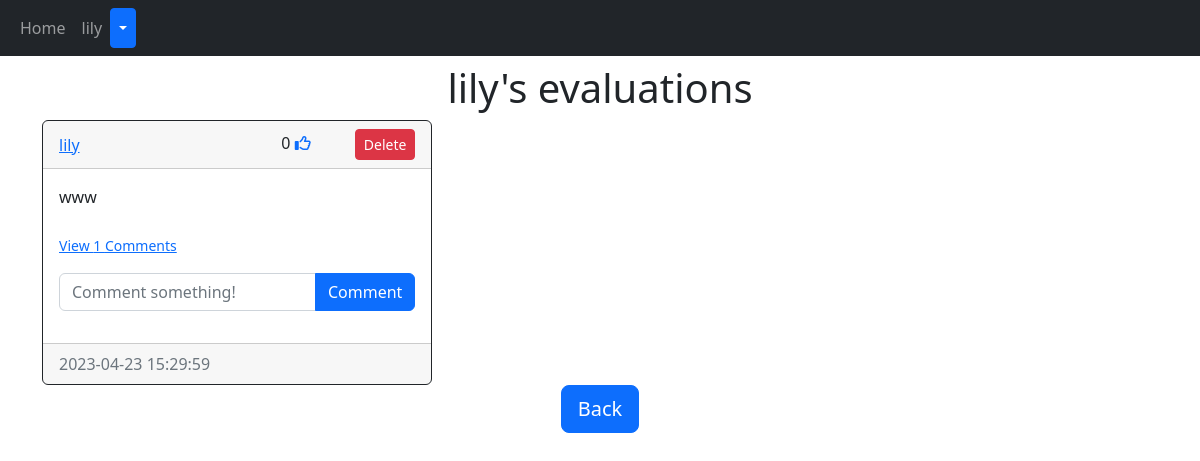
/posts/lily (signed in), run on an earlier commit of the app's database.
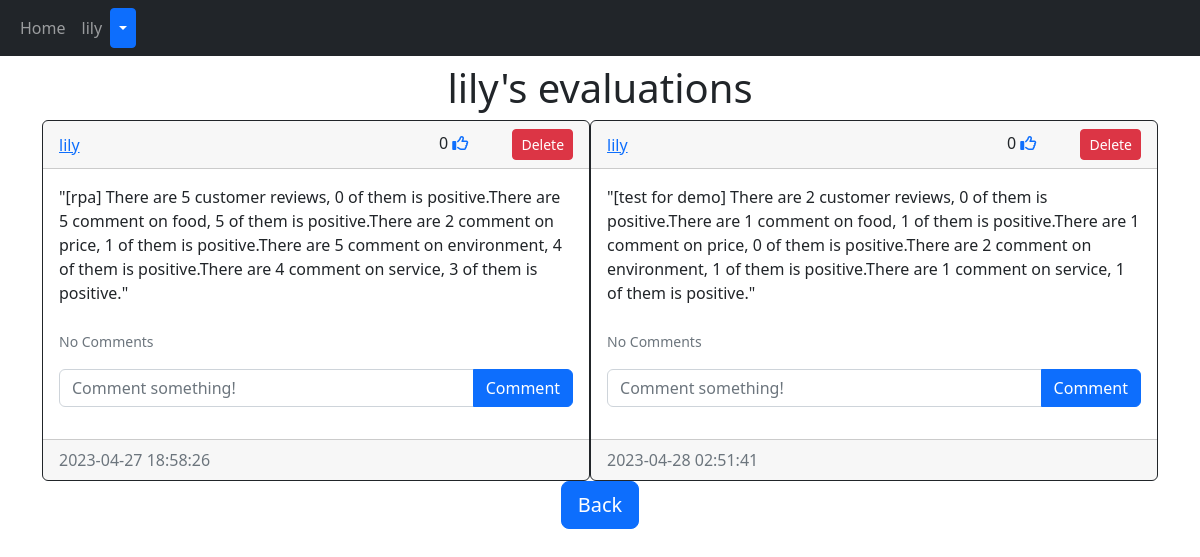
And on a later commit of the database.
### application/models.py (models this page shows)
class User(db.Model, UserMixin):
    id = db.Column(db.Integer,primary_key=True)
    email = db.Column(db.String(150),unique=True)
    username = db.Column(db.String(150),unique=True)
    password = db.Column(db.String(150))
    date_created = db.Column(db.DateTime(timezone=True),default=func.now())
    posts =  db.relationship("Post", backref="user",cascade="all, delete")
    comments =  db.relationship("Comment", backref="user",cascade="all, delete")
    likes =  db.relationship("Like", backref="user",cascade="all, delete")
    followers = db.relationship("Follower", foreign_keys=[Follower.user_id], backref="followed_user", lazy="dynamic")
    following = db.relationship("Follower", foreign_keys=[Follower.follower_id], backref="follower", lazy="dynamic")

class Post(db.Model):
    id = db.Column(db.Integer,primary_key=True)
    text =db.Column(db.Text,nullable=False)
    date_created = db.Column(db.DateTime(timezone=True),default=func.now())
    author = db.Column(db.Integer,db.ForeignKey('user.id'),nullable = False)
    comments =  db.relationship("Comment", backref="post",cascade="all, delete")
    likes =  db.relationship("Like", backref="post",cascade="all, delete")

### application/views.py (the view)
@views.route("/posts/<username>")
@login_required
def post(username):
    user = User.query.filter_by(username=username).first()
    if not user:
        flash("No with that username exist", category="error")
        redirect(url_for('views.home'))
    posts = user.posts
    user_id = user.id
    following = Follower.query.filter_by(
        user_id=user.id, follower_id=current_user.id).first()
    return render_template("posts.html", user=current_user, posts=posts, username=username, User=User, following=following, user_id=user_id)

### app.py (called while the page is built)
def create_app():
    app = Flask(__name__)
    app.config['SECRET_KEY'] = "perfetchworld"
    app.config['SQLALCHEMY_DATABASE_URI'] = "sqlite:///database.db"
    app.config['SQLALCHEMY_TRACK_MODIFICATIONS'] = False
    db.init_app(app)
    app.app_context().push()
    app.register_blueprint(views,url_prefix="/")
    app.register_blueprint(authentication,url_prefix="/")
    create_database(app)
    login_manager = LoginManager()
    login_manager.login_view = "authentication.log_in"
    login_manager.init_app(app)
    @login_manager.user_loader
    def load_user(id):
        return User.query.get(int(id))
    return app

### templates/posts.html (shortened to what this page needs)
{% extends "posts_div.html" %}
{% block header %}
<h1 align="center">{{ username }}'s evaluations</h1>
<div style="
display: flex;
justify-content: space-betw
</div>
{% endblock %}
{% block footer %}
<div align="center">
    <a href="\home"><button type="button" class="btn btn-primary btn-lg">Back</button></a>
</div>
{% endblock %}

### templates/posts_div.html (shortened to what this page needs)
{% extends "nav.html" %} {% block title %}Hotel comments analysis{% endblock %} {% block content
%}
<h1 align="center">{% block header %}Hotel comments analysis{% endblock %}</h1>
<div id="posts">
  {% for post in posts %}
  <div class="card border-dark">
    <div class="card-header d-flex justify-content-between align-items-center">
      <a href="/posts/{{post.user.username}}">{{post.user.username}}</a>
      <div>
        {{post.likes|length}}
        <a href="/like-post/{{post.id}}"><i class="fa-regular fa-thumbs-up"></i></a>
        {% if user.id == post.author %}
        <div class="btn-group" style="margin-left: 40PX;">
          <a href="/delete-post/{{post.id}}"><button type="button" class="btn btn-sm btn-danger" > Delete</button></a>
        </div>
        {% endif %}
      </div>
    </div>
    <div class="card-body">
      <div class="card-text">{{post.text}}</div>
      <br />
      <p class="card-text">
        {% if post.comments|length > 0 %}
        <a data-bs-toggle="collapse" href="#comments-{{post.id}}" role="button">
          <small>View {{post.comments|length}} Comments</small>
        </a>
        {% else %}
        <small class="text-muted">No Comments</small>
        {% endif %}
      </p>
      <form class="input-group mb-3" method="POST" action="/create-comment/{{post.id}}">
        <input type="text" id="text" name="text" class="form-control" placeholder="Comment something!" />
        <button type="submit" class="btn btn-primary">Comment</button>
      </form>
    </div>
    <div class="card-footer text-muted">{{post.date_created}}</div>
  </div>
  <br />{% endfor %}
</div>
{% block footer %}{% endblock %} {% endblock %}

### templates/nav.html (shortened to what this page needs)
<!DOCTYPE html>
<html lang="en">
<head>
  <link href="https://cdn.jsdelivr.net/npm/bootstrap@5.2.3/dist/css/bootstrap.min.css" rel="stylesheet"
>
</head>
<body>
  <nav class="navbar navbar-expand-lg navbar-dark bg-dark">
    <div class="container-fluid">
      <div class="collapse navbar-collapse" id="navbar">
        <div class="navbar-nav">
          <a class="nav-item nav-link" href="/home">Home</a>
          {% if user.is_authenticated %}
          <a class="nav-item nav-link">{{user.username}}</a>
          <div class="btn-group">
            <button type="button" class="btn btn-sm btn-primary dropdown-toggle" data-bs-toggle="dropdown"></button>
          </div>
          {% else %}
          <a class="nav-item nav-link" href="/login">Login</a>
          <a class="nav-item nav-link" href="/sign-up">Sign Up</a>
          {% endif %}
        </div>
      </div>
    </div>
  </nav>
  <div class="container">{% block content %}{% endblock %}<div>
</body>
</html>

What changed in the data, as far as the page shows it:
added Post: user.username "lily", likes|length "0", text "\"[rpa] There are 5 customer reviews, 0 of them is positive.There are 5 comment on food, 5 of them is positive.There are 2 comment on price, 1 of them is positive.There are 5 comment on environment, 4 of them is positive.There are 4 comment on service, 3 of them is positive.\"", shows "No Comments", date_created "2023-04-27 18:58:26"
changed Post: text "www" → "\"[test for demo] There are 2 customer reviews, 0 of them is positive.There are 1 comment on food, 1 of them is positive.There are 1 comment on price, 0 of them is positive.There are 2 comment on environment, 1 of them is positive.There are 1 comment on service, 1 of them is positive.\""; date_created "2023-04-23 15:29:59" → "2023-04-28 02:51:41"; comments|length "1" → (not shown); text "View Comments" → "No Comments"
